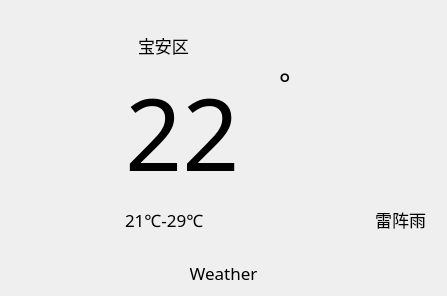
<?xml version="1.0" encoding="UTF-8"?>
<ui version="4.0">
 <class>Widget</class>
 <widget class="QWidget" name="Widget">
  <property name="geometry">
   <rect>
    <x>0</x>
    <y>0</y>
    <width>447</width>
    <height>296</height>
   </rect>
  </property>
  <property name="maximumSize">
   <size>
    <width>456</width>
    <height>300</height>
   </size>
  </property>
  <property name="windowTitle">
   <string>Widget</string>
  </property>
  <layout class="QVBoxLayout" name="verticalLayout_4">
   <item>
    <spacer name="verticalSpacer_5">
     <property name="orientation">
      <enum>Qt::Vertical</enum>
     </property>
     <property name="sizeHint" stdset="0">
      <size>
       <width>20</width>
       <height>7</height>
      </size>
     </property>
    </spacer>
   </item>
   <item>
    <layout class="QHBoxLayout" name="horizontalLayout_5" stretch="0,1,3">
     <property name="rightMargin">
      <number>10</number>
     </property>
     <item>
      <widget class="QLabel" name="label_weather_icon">
       <property name="maximumSize">
        <size>
         <width>260</width>
         <height>240</height>
        </size>
       </property>
       <property name="text">
        <string/>
       </property>
       <property name="pixmap">
        <pixmap resource="icon.qrc">:/icons/weather_icons/duoyun.png</pixmap>
       </property>
       <property name="scaledContents">
        <bool>true</bool>
       </property>
      </widget>
     </item>
     <item>
      <spacer name="horizontalSpacer_2">
       <property name="orientation">
        <enum>Qt::Horizontal</enum>
       </property>
       <property name="sizeHint" stdset="0">
        <size>
         <width>40</width>
         <height>20</height>
        </size>
       </property>
      </spacer>
     </item>
     <item>
      <layout class="QVBoxLayout" name="verticalLayout_3">
       <item>
        <spacer name="verticalSpacer_2">
         <property name="orientation">
          <enum>Qt::Vertical</enum>
         </property>
         <property name="sizeHint" stdset="0">
          <size>
           <width>20</width>
           <height>40</height>
          </size>
         </property>
        </spacer>
       </item>
       <item>
        <layout class="QVBoxLayout" name="verticalLayout_2">
         <item>
          <layout class="QHBoxLayout" name="horizontalLayout_2">
           <item>
            <widget class="DEFINE_QLABEL" name="label_local_city">
             <property name="maximumSize">
              <size>
               <width>21</width>
               <height>21</height>
              </size>
             </property>
             <property name="text">
              <string/>
             </property>
             <property name="pixmap">
              <pixmap resource="icon.qrc">:/icons/local.png</pixmap>
             </property>
             <property name="scaledContents">
              <bool>true</bool>
             </property>
            </widget>
           </item>
           <item>
            <widget class="QLabel" name="label_city_name">
             <property name="font">
              <font>
               <family>等线 Light</family>
               <pointsize>13</pointsize>
              </font>
             </property>
             <property name="text">
              <string>宝安区</string>
             </property>
             <property name="openExternalLinks">
              <bool>false</bool>
             </property>
            </widget>
           </item>
           <item>
            <spacer name="horizontalSpacer">
             <property name="orientation">
              <enum>Qt::Horizontal</enum>
             </property>
             <property name="sizeHint" stdset="0">
              <size>
               <width>40</width>
               <height>20</height>
              </size>
             </property>
            </spacer>
           </item>
          </layout>
         </item>
         <item>
          <layout class="QHBoxLayout" name="horizontalLayout_4">
           <item>
            <widget class="QLabel" name="label_real_time_temp">
             <property name="font">
              <font>
               <family>Tw Cen MT Condensed Extra Bold</family>
               <pointsize>75</pointsize>
              </font>
             </property>
             <property name="lineWidth">
              <number>0</number>
             </property>
             <property name="text">
              <string>22</string>
             </property>
             <property name="textFormat">
              <enum>Qt::AutoText</enum>
             </property>
             <property name="scaledContents">
              <bool>false</bool>
             </property>
             <property name="margin">
              <number>0</number>
             </property>
             <property name="indent">
              <number>-1</number>
             </property>
            </widget>
           </item>
           <item>
            <layout class="QVBoxLayout" name="verticalLayout">
             <item>
              <layout class="QHBoxLayout" name="horizontalLayout_3">
               <item>
                <widget class="QLabel" name="label_4">
                 <property name="font">
                  <font>
                   <family>等线 Light</family>
                   <pointsize>20</pointsize>
                  </font>
                 </property>
                 <property name="text">
                  <string>°</string>
                 </property>
                </widget>
               </item>
               <item>
                <widget class="DEFINE_QLABEL" name="label_refresh">
                 <property name="maximumSize">
                  <size>
                   <width>16</width>
                   <height>16</height>
                  </size>
                 </property>
                 <property name="text">
                  <string/>
                 </property>
                 <property name="pixmap">
                  <pixmap resource="icon.qrc">:/icons/refresh.png</pixmap>
                 </property>
                 <property name="scaledContents">
                  <bool>true</bool>
                 </property>
                </widget>
               </item>
              </layout>
             </item>
             <item>
              <spacer name="verticalSpacer">
               <property name="orientation">
                <enum>Qt::Vertical</enum>
               </property>
               <property name="sizeHint" stdset="0">
                <size>
                 <width>20</width>
                 <height>40</height>
                </size>
               </property>
              </spacer>
             </item>
            </layout>
           </item>
          </layout>
         </item>
         <item>
          <layout class="QHBoxLayout" name="horizontalLayout">
           <item>
            <widget class="QLabel" name="label_temp_1">
             <property name="font">
              <font>
               <family>等线 Light</family>
               <pointsize>13</pointsize>
              </font>
             </property>
             <property name="text">
              <string>21℃-29℃</string>
             </property>
            </widget>
           </item>
           <item>
            <widget class="QLabel" name="label_weather_type_1">
             <property name="font">
              <font>
               <family>等线 Light</family>
               <pointsize>13</pointsize>
              </font>
             </property>
             <property name="text">
              <string>雷阵雨</string>
             </property>
             <property name="alignment">
              <set>Qt::AlignRight|Qt::AlignTrailing|Qt::AlignVCenter</set>
             </property>
            </widget>
           </item>
          </layout>
         </item>
        </layout>
       </item>
       <item>
        <spacer name="verticalSpacer_3">
         <property name="orientation">
          <enum>Qt::Vertical</enum>
         </property>
         <property name="sizeHint" stdset="0">
          <size>
           <width>20</width>
           <height>40</height>
          </size>
         </property>
        </spacer>
       </item>
      </layout>
     </item>
    </layout>
   </item>
   <item>
    <spacer name="verticalSpacer_4">
     <property name="orientation">
      <enum>Qt::Vertical</enum>
     </property>
     <property name="sizeHint" stdset="0">
      <size>
       <width>20</width>
       <height>7</height>
      </size>
     </property>
    </spacer>
   </item>
   <item>
    <widget class="QLabel" name="label_show_message">
     <property name="font">
      <font>
       <family>MV Boli</family>
       <pointsize>13</pointsize>
      </font>
     </property>
     <property name="text">
      <string>Weather</string>
     </property>
     <property name="alignment">
      <set>Qt::AlignCenter</set>
     </property>
    </widget>
   </item>
  </layout>
 </widget>
 <customwidgets>
  <customwidget>
   <class>DEFINE_QLABEL</class>
   <extends>QLabel</extends>
   <header location="global">define_qlabel/define_qlabel.h</header>
  </customwidget>
 </customwidgets>
 <resources>
  <include location="icon.qrc"/>
 </resources>
 <connections/>
</ui>
